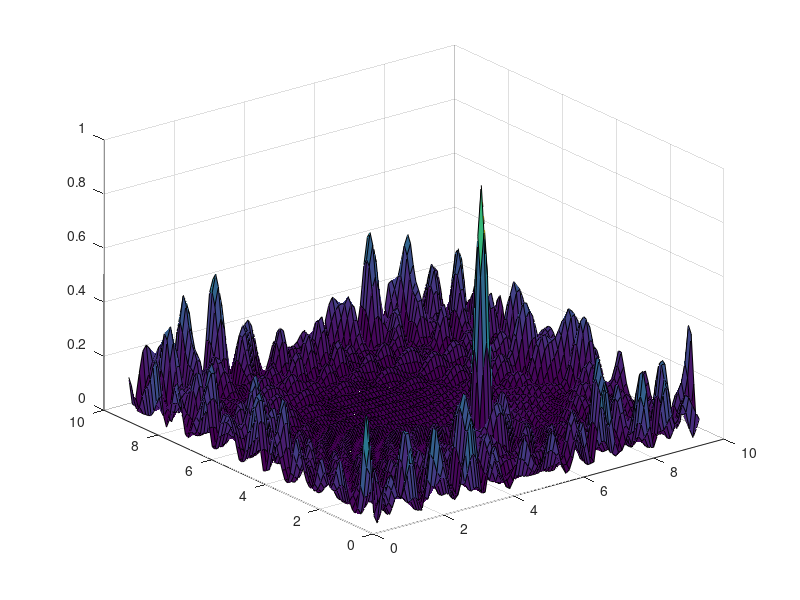

Here is the MATLAB script that generated this plot: (Note: this script raises an error after producing the figure.)
%% This Matlab script can be used to reproduce Figure 1.12 in the monograph:
%Ozlem Tugfe Demir, Emil Bjornson and Luca Sanguinetti (2021),"Foundations of User-Centric Cell-Free Massive MIMO", 
%Foundations and Trends in Signal Processing: Vol. 14: No. 3-4, pp 162-472. DOI: 10.1561/2000000109
%Empty workspace and close figures 
close all; clear all;
%Set the wavelength (cm)
wavelength = 10;
%Side length of the simulation area
squareSide = 10*wavelength;
%Generate the grid of points where the normalized SNR is computed
x = 4:1:squareSide-4; y = 4:1:squareSide-4;
%Put out the antennas
pointsperdim = 10; %Number of antennas per side in the square
antenna_locations= squareSide*[linspace(0,1,pointsperdim+1) 1i*linspace(1/pointsperdim,1,pointsperdim) 1i+linspace(1/pointsperdim,1,pointsperdim) 1+1i*linspace(1/pointsperdim,1-1/pointsperdim,pointsperdim-1)];


%Select the target location of the transmission
targetlocation = round(squareSide/4)+1i*round(squareSide/2);


%Prepare to save simulation results
phaseshifts = zeros(length(x),length(y),length(antenna_locations));
distances = zeros(length(x),length(y),length(antenna_locations));
angletarget = zeros(length(x),length(y),length(antenna_locations));
%% Go through all antennas
for n = 1:length(antenna_locations)    
    %Go through all spatial sample points (potential UE locations)
    for k = 1:length(x)        
        for j = 1:length(y)            
            %Compute the distance from the transmit antenna to the sample point
            distances(k,j,n) = abs(x(k)+1i*y(j) - antenna_locations(n));            
            %Compute the phase-shift from the antenna to the sample point
            phaseshifts(k,j,n) = 2*pi*distances(k,j,n)/wavelength;            
        end        
    end    
    %Compute the phase-shift from the antenna to the intended target point
    angletarget(:,:,n) = 2*pi*abs(targetlocation - antenna_locations(n))/wavelength;    
end
%Compute the distances from all antennas to the target point
distances_target = abs(antenna_locations-targetlocation);
%Compute the combined channel gain from all antennas to the different sample points. We are considering a free-space propagation pathloss
channel_gain = abs(sum(exp(1i*(phaseshifts-angletarget))./sqrt(4*pi*distances.^2),3)).^2;
%Compute the combined channel gain from all antennas to the target point
channel_gain_target = abs(sum(exp(1i*0)./sqrt(4*pi*distances_target.^2))).^2;
%Set a normalization factor for the simulations
normalization = channel_gain_target;
%% Plot simulation results
%Part a
figure;
surf(y/wavelength,x/wavelength,channel_gain/normalization);
colormap(flipud(parula));
colorbar;shading interp;hold on;
for n = 1:length(antenna_locations)
    plot3(imag(antenna_locations(n))/wavelength,real(antenna_locations(n))/wavelength,0,'k*','MarkerSize',5);
end
plot3(imag(targetlocation)/wavelength,real(targetlocation)/wavelength,(channel_gain_target)/normalization,'ko','MarkerSize',5,'MarkerFaceColor','k');
hold off;
xlabel('Distance (wavelengths)','Interpreter','latex');
ylabel('Distance (wavelengths)','Interpreter','latex');
zlabel('Normalized SNR','Interpreter','latex');
set(gca,'fontsize',16);
xlim([0 squareSide/wavelength]);
ylim([0 squareSide/wavelength]);
view([-20 26]); 
Post_plot;

%% Part b
figure;  
surf(y/wavelength,x/wavelength,channel_gain/normalization);
colormap(flipud(parula));
colorbar;shading interp;hold on;
for n = 1:length(antenna_locations)
    plot3(imag(antenna_locations(n))/wavelength,real(antenna_locations(n))/wavelength,0,'k*','MarkerSize',5);
end
plot3(imag(targetlocation)/wavelength,real(targetlocation)/wavelength,(channel_gain_target)/normalization,'ko','MarkerSize',5,'MarkerFaceColor','k');
hold off;
xlabel('Distance (wavelengths)','Interpreter','latex');
ylabel('Distance (wavelengths)','Interpreter','latex');
zlabel('Normalized SNR','Interpreter','latex');
set(gca,'fontsize',16);
view(2);
xlim([0 squareSide/wavelength]);
ylim([0 squareSide/wavelength]);
axis equal;
Post_plot;